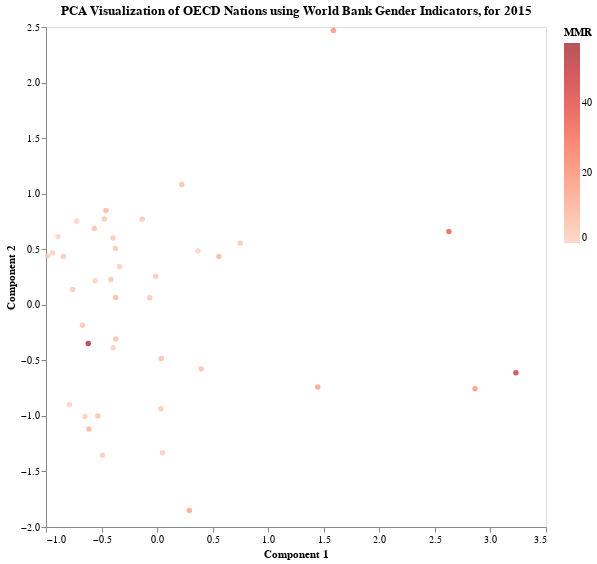

Notebook cell for this chart:
### Markdown cell above
As we can see, PCA does not seem to have much explanatory power for the data, as the two largest components only explain less than 33% of the variance.

### Code cell
# PCA visualization with two components
params["method"] = "PCA"
viz_reduction(add_info_to_reduced(X_pca, df), params)

### Figure 1 — Vega-Lite specification as saved in the notebook (floating-point values rounded to 4 significant figures)
{"config": {"view": {"continuousWidth": 300, "continuousHeight": 300}, "axis": {"grid": false}}, "data": {"name": "data-0115fb3831239a2ce928f68018590f15"}, "mark": {"type": "circle"}, "encoding": {"color": {"field": "MMR", "scale": {"scheme": "reds"}, "type": "quantitative"}, "tooltip": [{"field": "Country", "type": "nominal"}], "x": {"field": "0", "scale": {}, "title": "Component 1", "type": "quantitative"}, "y": {"field": "1", "scale": {}, "title": "Component 2", "type": "quantitative"}}, "height": 500, "title": "PCA Visualization of OECD Nations using World Bank Gender Indicators, for 2015", "width": 500, "$schema": "https://vega.github.io/schema/vega-lite/v5.15.1.json", "datasets": {"data-0115fb3831239a2ce928f68018590f15": [{"0": -0.4739, "1": 0.7718, "2": -0.3545, "3": -0.3238, "4": 0.299, "MMR": 3.0, "Country": "AUS"}, {"0": -0.6718, "1": -0.1852, "2": 0.5041, "3": 0.1416, "4": 0.6028, "MMR": 5.0, "Country": "AUT"}, {"0": -0.7592, "1": 0.1366, "2": -0.5636, "3": -0.4568, "4": -0.3795, "MMR": 3.0, "Country": "BEL"}, {"0": -0.5651, "1": 0.686, "2": 0.3139, "3": -0.1054, "4": 0.4892, "MMR": 6.0, "Country": "CAN"}, {"0": -0.3727, "1": 0.0647, "2": 0.3508, "3": 0.5415, "4": 1.501, "MMR": 7.0, "Country": "CHE"}, {"0": 1.446, "1": -0.741, "2": -0.6938, "3": 0.6354, "4": -0.1665, "MMR": 15.0, "Country": "CHL"}, {"0": 3.229, "1": -0.6127, "2": -0.5122, "3": 0.2421, "4": 0.8311, "MMR": 47.0, "Country": "COL"}, {"0": -0.6482, "1": -1.005, "2": 1.166, "3": 0.2819, "4": 0.3697, "MMR": 2.0, "Country": "CZE"}, {"0": -0.3757, "1": 0.5063, "2": 0.3459, "3": 0.2877, "4": -0.6491, "MMR": 3.0, "Country": "DEU"}, {"0": -0.9824, "1": 0.4405, "2": -0.2343, "3": -0.127, "4": 0.04975, "MMR": 0.0, "Country": "DNK"}, {"0": -0.06627, "1": 0.06225, "2": -0.8228, "3": -1.202, "4": -0.167, "MMR": 4.0, "Country": "ESP"}, {"0": -0.7899, "1": -0.8968, "2": 0.9135, "3": 0.178, "4": 0.1289, "MMR": 0.0, "Country": "EST"}, {"0": -0.8441, "1": 0.4356, "2": -0.4533, "3": -0.3422, "4": -0.206, "MMR": 4.0, "Country": "FIN"}, {"0": -0.4163, "1": 0.2267, "2": -0.3301, "3": -0.3579, "4": -0.6895, "MMR": 4.0, "Country": "FRA"}, {"0": -0.4605, "1": 0.849, "2": 0.06556, "3": -0.2074, "4": -0.1608, "MMR": 8.0, "Country": "GBR"}, {"0": 0.3977, "1": -0.5781, "2": -1.048, "3": -1.282, "4": -0.1761, "MMR": 6.0, "Country": "GRC"}, {"0": -0.4917, "1": -1.353, "2": 0.3339, "3": -0.1405, "4": -0.4108, "MMR": 3.0, "Country": "HRV"}, {"0": -0.3722, "1": -0.3076, "2": 0.488, "3": 0.02103, "4": -0.9402, "MMR": 6.0, "Country": "HUN"}, {"0": -0.339, "1": 0.3445, "2": -0.1728, "3": -0.6848, "4": 0.6171, "MMR": 1.0, "Country": "IRL"}, {"0": -0.7242, "1": 0.7528, "2": -0.4876, "3": 0.4059, "4": 0.6326, "MMR": 0.0, "Country": "ISL"}, {"0": -0.01322, "1": 0.2567, "2": 0.09248, "3": 0.6022, "4": 1.594, "MMR": 3.0, "Country": "ISR"}, {"0": 0.03417, "1": -0.9356, "2": -0.631, "3": -0.3371, "4": -0.6018, "MMR": 3.0, "Country": "ITA"}, {"0": 0.7475, "1": 0.5539, "2": -0.466, "3": 2.227, "4": -0.9183, "MMR": 4.0, "Country": "JPN"}, {"0": 0.556, "1": 0.4335, "2": -0.7095, "3": 1.862, "4": -0.7528, "MMR": 9.0, "Country": "KOR"}, {"0": -0.6137, "1": -1.117, "2": 0.8358, "3": 0.007403, "4": -0.01163, "MMR": 10.0, "Country": "LTU"}, {"0": -0.5583, "1": 0.2171, "2": -0.4542, "3": -0.09046, "4": -0.3617, "MMR": 0.0, "Country": "LUX"}, {"0": -0.6199, "1": -0.3488, "2": 0.3339, "3": -0.3199, "4": -0.4594, "MMR": 57.0, "Country": "LVA"}, {"0": 2.626, "1": 0.6603, "2": 0.6392, "3": -1.119, "4": -0.4576, "MMR": 34.0, "Country": "MEX"}, {"0": 0.367, "1": 0.4834, "2": -0.5161, "3": -0.4201, "4": 0.355, "MMR": 0.0, "Country": "MLT"}, {"0": -0.3966, "1": 0.6006, "2": -0.4439, "3": -0.4377, "4": 0.534, "MMR": 3.0, "Country": "NLD"}, {"0": -0.892, "1": 0.6151, "2": -0.3832, "3": 0.4563, "4": 0.185, "MMR": 0.0, "Country": "NOR"}, {"0": -0.1345, "1": 0.7708, "2": 0.2368, "3": -0.164, "4": 0.6592, "MMR": 3.0, "Country": "NZL"}, {"0": 0.04998, "1": -1.331, "2": 0.5388, "3": 0.5277, "4": 0.1501, "MMR": 2.0, "Country": "POL"}, {"0": 0.03754, "1": -0.4826, "2": -1.023, "3": -0.7162, "4": -0.5172, "MMR": 7.0, "Country": "PRT"}, {"0": 0.2901, "1": -1.851, "2": 0.8646, "3": -0.1513, "4": -0.1766, "MMR": 14.0, "Country": "ROU"}, {"0": 0.221, "1": 1.083, "2": -0.4843, "3": 1.005, "4": -0.2094, "MMR": 6.0, "Country": "SGP"}, {"0": -0.3956, "1": -0.3857, "2": 0.919, "3": 0.1716, "4": -0.5885, "MMR": 2.0, "Country": "SVK"}, {"0": -0.5339, "1": -1.0, "2": 0.1159, "3": 0.4337, "4": 0.1015, "MMR": 5.0, "Country": "SVN"}, {"0": -0.9402, "1": 0.4687, "2": -0.4255, "3": -0.2806, "4": -0.02081, "MMR": 1.0, "Country": "SWE"}, {"0": 2.861, "1": -0.7562, "2": -0.2928, "3": -0.2452, "4": 0.5207, "MMR": 17.0, "Country": "TUR"}, {"0": 1.587, "1": 2.468, "2": 2.444, "3": -0.5166, "4": -0.5993, "MMR": 18.0, "Country": "USA"}]}}
